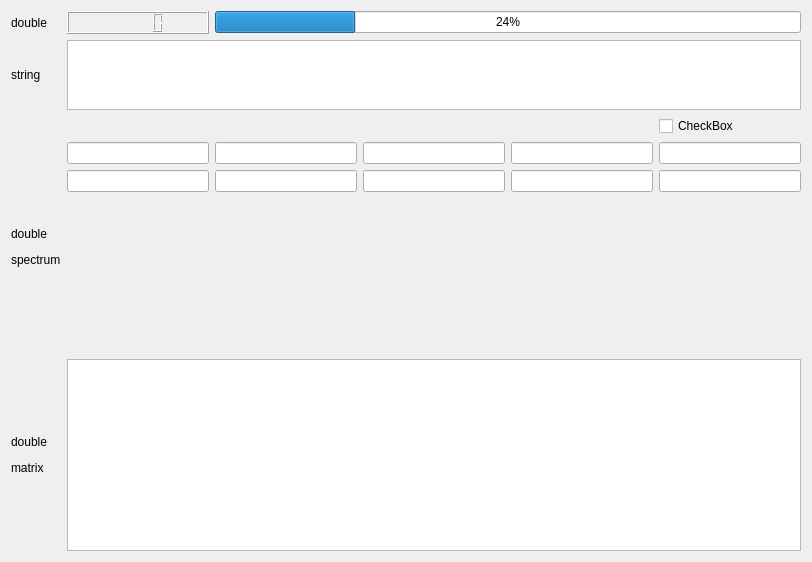
<?xml version="1.0" encoding="UTF-8"?>
<ui version="4.0">
 <class>Magicdemo</class>
 <widget class="QWidget" name="Magicdemo">
  <property name="geometry">
   <rect>
    <x>0</x>
    <y>0</y>
    <width>812</width>
    <height>562</height>
   </rect>
  </property>
  <property name="windowTitle">
   <string>Magicdemo</string>
  </property>
  <layout class="QGridLayout" name="gridLayout">
   <item row="3" column="4">
    <widget class="QLineEdit" name="x3"/>
   </item>
   <item row="4" column="1">
    <widget class="QLineEdit" name="x0_2"/>
   </item>
   <item row="4" column="5">
    <widget class="QLineEdit" name="x4_2"/>
   </item>
   <item row="1" column="0">
    <widget class="QLabel" name="label_2">
     <property name="text">
      <string>string</string>
     </property>
    </widget>
   </item>
   <item row="1" column="1" colspan="5">
    <widget class="QTextBrowser" name="textBrowser">
     <property name="sizePolicy">
      <sizepolicy hsizetype="Expanding" vsizetype="Expanding">
       <horstretch>0</horstretch>
       <verstretch>1</verstretch>
      </sizepolicy>
     </property>
    </widget>
   </item>
   <item row="2" column="5">
    <widget class="QCheckBox" name="checkBox">
     <property name="text">
      <string>CheckBox</string>
     </property>
    </widget>
   </item>
   <item row="3" column="0" rowspan="3">
    <widget class="QLabel" name="label_3">
     <property name="text">
      <string>&lt;html&gt;&lt;head/&gt;&lt;body&gt;&lt;p&gt;double&lt;/p&gt;&lt;p&gt;spectrum&lt;/p&gt;&lt;/body&gt;&lt;/html&gt;</string>
     </property>
    </widget>
   </item>
   <item row="3" column="2">
    <widget class="QLineEdit" name="x1"/>
   </item>
   <item row="0" column="1">
    <widget class="QLCDNumber" name="lcdNumber"/>
   </item>
   <item row="3" column="1">
    <widget class="QLineEdit" name="x0"/>
   </item>
   <item row="5" column="1" colspan="5">
    <widget class="MyDisplayVector" name="plot" native="true">
     <property name="sizePolicy">
      <sizepolicy hsizetype="Preferred" vsizetype="Preferred">
       <horstretch>0</horstretch>
       <verstretch>3</verstretch>
      </sizepolicy>
     </property>
    </widget>
   </item>
   <item row="4" column="4">
    <widget class="QLineEdit" name="x3_2"/>
   </item>
   <item row="4" column="3">
    <widget class="QLineEdit" name="x2_2"/>
   </item>
   <item row="3" column="3">
    <widget class="QLineEdit" name="x2"/>
   </item>
   <item row="3" column="5">
    <widget class="QLineEdit" name="x4"/>
   </item>
   <item row="4" column="2">
    <widget class="QLineEdit" name="x1_2"/>
   </item>
   <item row="0" column="2" colspan="4">
    <widget class="QProgressBar" name="progressBar">
     <property name="value">
      <number>24</number>
     </property>
    </widget>
   </item>
   <item row="0" column="0">
    <widget class="QLabel" name="label">
     <property name="text">
      <string>double</string>
     </property>
    </widget>
   </item>
   <item row="6" column="1" colspan="5">
    <widget class="MyDisplayMatrix" name="tableWidget"/>
   </item>
   <item row="6" column="0">
    <widget class="QLabel" name="label_4">
     <property name="text">
      <string>&lt;html&gt;&lt;head/&gt;&lt;body&gt;&lt;p&gt;double&lt;/p&gt;&lt;p&gt;matrix&lt;/p&gt;&lt;/body&gt;&lt;/html&gt;</string>
     </property>
    </widget>
   </item>
  </layout>
 </widget>
 <layoutdefault spacing="6" margin="11"/>
 <customwidgets>
  <customwidget>
   <class>MyDisplayVector</class>
   <extends>QWidget</extends>
   <header>magicdemo.h</header>
   <container>1</container>
  </customwidget>
  <customwidget>
   <class>MyDisplayMatrix</class>
   <extends>QTableWidget</extends>
   <header>magicdemo.h</header>
  </customwidget>
 </customwidgets>
 <resources/>
 <connections/>
</ui>
